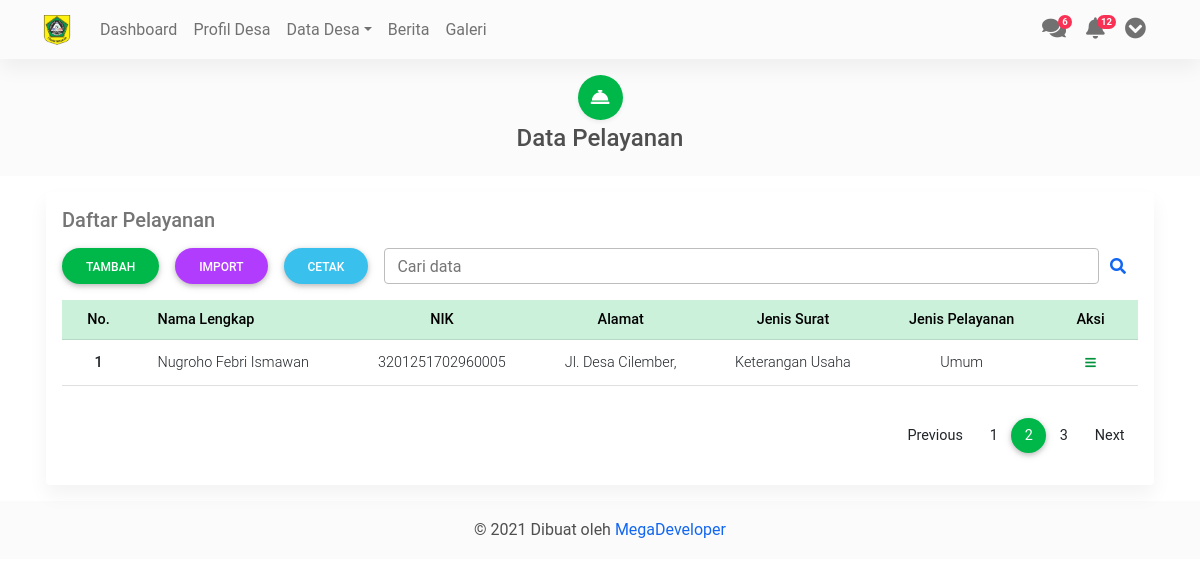
Page /data_pelayanan/ on the committed database.
### sys_admin/models.py (models this page shows, shortened)
class Pelayanan(models.Model):
    penduduk = models.ForeignKey(Penduduk, on_delete=models.CASCADE)
    jenis = models.ForeignKey(JenisSur, on_delete=models.CASCADE)
    created = models.DateTimeField(auto_now_add=True)
    update  = models.DateTimeField(auto_now=True)
    class Meta:
        ordering = ['created']

class Penduduk(models.Model):
    nama    = models.CharField(max_length=150, null=True)
    slug    = models.SlugField(max_length=150)
    nik     = models.CharField(max_length=150, null=True)
    tml     = models.CharField(max_length=150, null=True)
    ttl     = models.DateField()
    alamat  = models.CharField(max_length=150, null=True)
    rtrw    = models.CharField(max_length=150, null=True)
    created = models.DateTimeField(auto_now_add=True)
    update  = models.DateTimeField(auto_now=True)
    class Meta:
        ordering = ['-update']

class JenisSur(models.Model):
    nama = models.CharField(max_length=100)
    jenis = models.ForeignKey(JenisPel, on_delete=models.CASCADE)
    class Meta:
        ordering = ['nama']

class JenisPel(models.Model):
    nama = models.CharField(max_length=30)
    class Meta:
        ordering = ['nama']
    def __str__(self):
        return self.nama

### sys_admin/views.py (the view)
# urls.py: path('data_pelayanan/', views.data_pelayanan, name='data_pelayanan'),
def data_pelayanan(request):
    post_list = Pelayanan.objects.all()
    context = {
        'post_list':post_list
    }
    return render(request, 'sys_admin/data_pelayanan.html', context)

### sys_admin/templates/sys_admin/data_pelayanan.html (shortened to what this page needs)
{% extends 'partials/main.html' %}
{% load static %}
    {% block content %}
    {% include 'partials/navbar.html' %}
    <div class="p-3 text-center bg-light">
        <span class="btn btn-lg btn-success btn-floating shadow-sm mb-1"><i class="fas fa-concierge-bell fa-lg"></i></span>
        <h4>Data Pelayanan</h4>
    </div>
    <div class="container p-3">
        <div class="row">
            <div class="col-md-12">
                <div class="card">
                    <div class="card-body">
                        <h5 class="card-title text-muted mb-3">Daftar Pelayanan</h5>
                        <form method="GET" action="">
                            <div class="d-grid gap-3 d-md-flex mb-3">
                                <a class="btn btn-rounded btn-success" href="">Tambah</a>
                                <a class="btn btn-rounded btn-secondary" href="">Import</a>
                                <a class="btn btn-rounded btn-info" href="">Cetak</a>
                                <div class="input-group rounded">
                                    <input type="search" class="form-control rounded" placeholder="Cari data" name="q" aria-label="Search" aria-describedby="search-addon"/>
                                    <button class="input-group-text border-0" type="submit" id="search-addon">
                                        <span class="fas fa-search" style="color: #1266f1;"></span>
                                    </button>
                                </div>
                            </div>
                        </form>
                        <div class="table-responsive">
                            <table class="table table-sm text-nowrap text-center">
                                <thead class="align-middle">
                                    <tr class="table-success">
                                        <th scope="col">No.</th>
                                        <th class="text-start" scope="col">Nama Lengkap</th>
                                        <th scope="col">NIK</th>
                                        <th scope="col">Alamat</th>
                                        <th scope="col">Jenis Surat</th>
                                        <th scope="col">Jenis Pelayanan</th>
                                        <th scope="col">Aksi</th>
                                    </tr>
                                </thead>
                                <tbody class="align-middle">
                                    {% for i in post_list %}
                                    <tr>
                                        <th scope="row">{{forloop.counter}}</th>
                                        <td class="text-start">{{i.penduduk.nama}}</td>
                                        <td>{{i.penduduk.nik}}</td>
                                        <td>{{i.penduduk.alamat}}, {{i.ttl}}</td>
                                        <td>{{i.jenis.nama}}</td>
                                        <td>{{i.jenis.jenis}}</td>
                                        <td>
                                            <div class="">
                                                <button class="btn btn-sm btn-link" style="color: #00913b;" type="button" id="dropdownMenuButton" data-mdb-toggle="dropdown" aria-expanded="false">
                                                    <i class="fas fa-bars"></i>
                                                </button>
                                            </div>
                                        </td>
                                    </tr>
                                    {% endfor %}
                                </tbody>
                            </table>
                        </div>
                        {% include 'partials/pagination.html' %}
                    </div>
                </div>
            </div>
        </div>
    </div>
    {% include 'partials/footer.html' %}
    {% endblock content %}

### rows in the picture
Pelayanan: penduduk.nama "Nugroho Febri Ismawan", penduduk.nik "3201251702960005", penduduk.alamat "Jl. Desa Cilember", jenis.nama "Keterangan Usaha", jenis.jenis "Umum"
